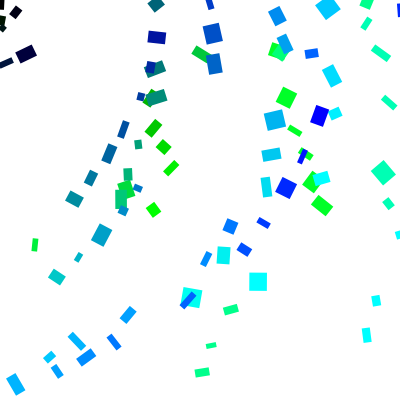
Frame 1 (no input)
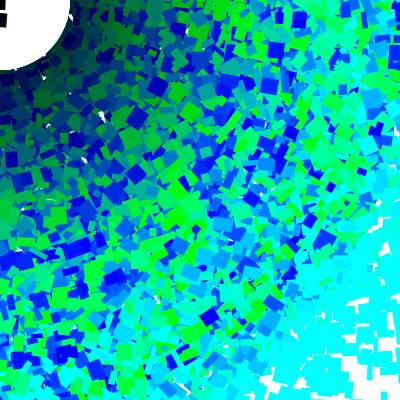
Frame 60 (the mouse pressed at the canvas centre just before this capture)
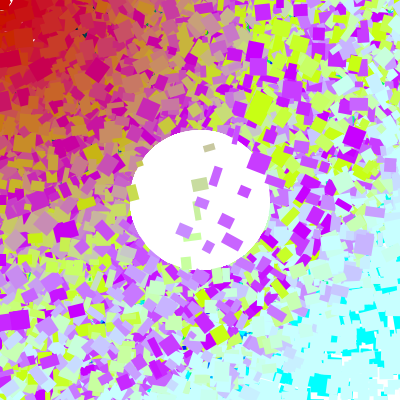
Frame 120 (the mouse held since frame 60 and released just before this capture)

The Processing sketch that drew these frames (run headless with seeded random() and noise(); from frame 60 on, the mouse is pressed at the canvas centre):

// Processing sketch: processing_60768
// ── processing_60768.pde

void setup() {

  size(400, 400);
  background(255);
  smooth();
}

void draw(){

  
  noStroke();
  rectMode(CENTER);
  
  
  fill(255,255,255);
  ellipse(mouseX,mouseY,140,140);
  
  for(int i=0; i<=400; i=i+20){
  for(int j=0; j<=400; j=j+20){
    rotate(PI/random(0,100));
    
    fill(mouseX, j, i);
    rect(i, j, random(5,20), random(5,20));
  }
  }
  
}
